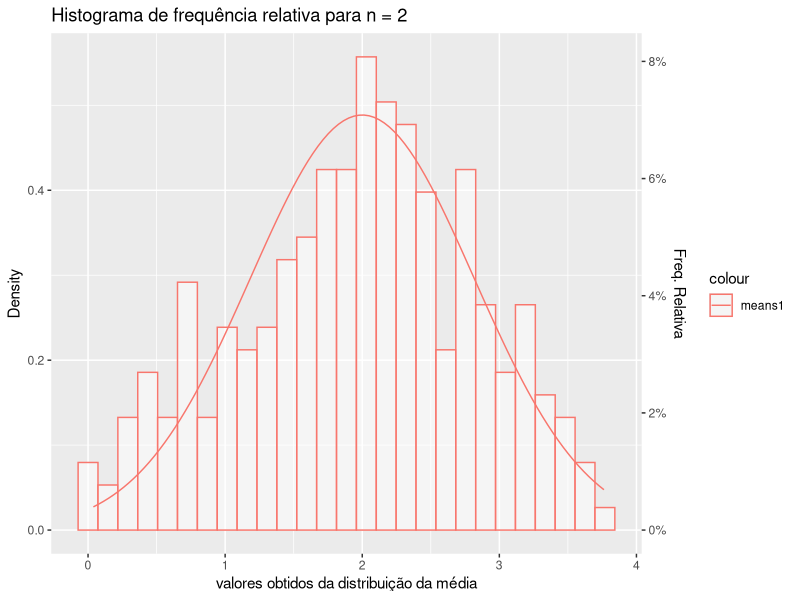
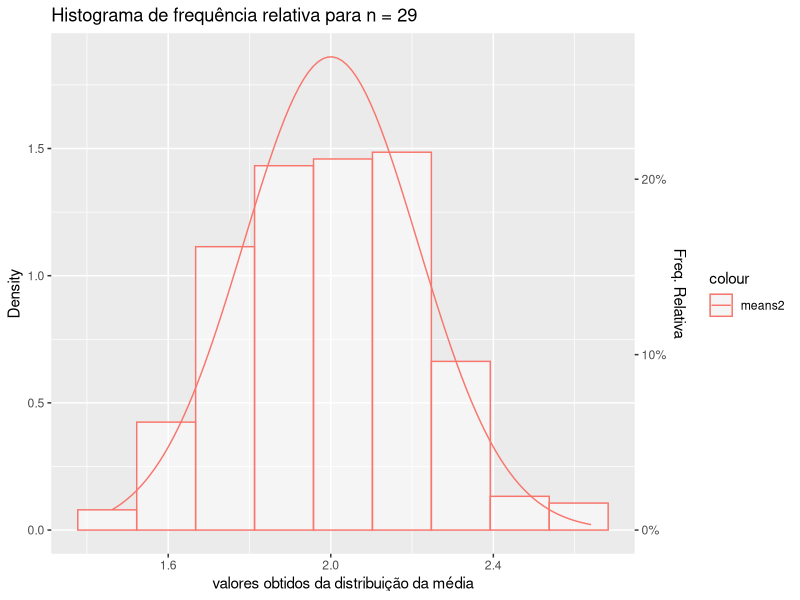
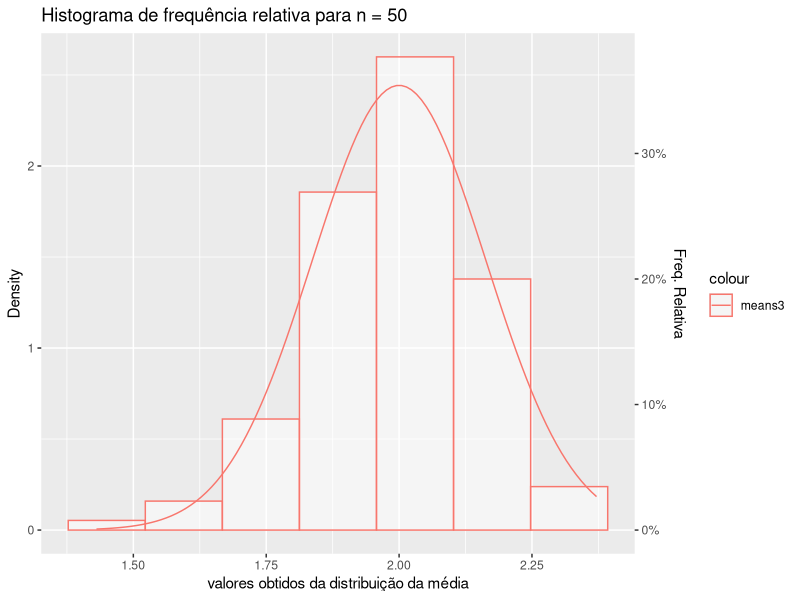

Reproduce these figures in R, in order.
library(tidyr)
library(ggplot2)
library(dplyr)

n1 = 2; n2 = 29; n3 = 50; a = 0; b = 4; seed = 678; nAmostras = 260; start = 1
expectedVal = (a + b) / 2; variance = (b - a)^2 / 12; set.seed(678)

df1 = data.frame(c(1 : nAmostras)); df2 = data.frame(c(1 : nAmostras)); df3 = data.frame(c(1 : nAmostras))
names(df1)[1] = "means1"; names(df2)[1] = "means2"; names(df3)[1] = "means3"

for(num in start : nAmostras) {
  mean1 =  mean(runif(n1,min = 0,max = 4))
  df1[num, 1] = mean1
  
  mean2 = mean(runif(n2, min = 0, max = 4))
  df2[num, 1] = mean2
  
  mean3 = mean(runif(n3, min = 0, max = 4))
  df3[num, 1] = mean3
}

hist1 = ggplot(df1, aes(means1, color = "means1"))
hist1 = hist1 + geom_histogram(aes(y = ..density..), fill="white", alpha = 0.5, binwidth = 0.145) +
        stat_function(fun = function(x) dnorm(x, mean = expectedVal, sd = sqrt(variance/n1))) +
        scale_y_continuous("Density", sec.axis = sec_axis(trans = ~ . * 0.145, name = "Freq. Relativa", labels = scales::percent))
hist1 + xlab("valores obtidos da distribuição da média") + ggtitle("Histograma de frequência relativa para n = 2")

hist2 = ggplot(df2, aes(means2, color = "means2"))
hist2 = hist2 + geom_histogram(aes(y = ..density..), fill="white", alpha=0.5, binwidth = 0.145) +
    scale_y_continuous("Density", sec.axis = sec_axis(trans = ~ . * 0.145, name = "Freq. Relativa", labels = scales::percent)) +
    stat_function(fun = function(x) dnorm(x, mean = expectedVal, sd = sqrt(variance/n2))) + ylab("Frequência Relativa")
hist2 + xlab("valores obtidos da distribuição da média") + ggtitle("Histograma de frequência relativa para n = 29")

hist3 = ggplot(df3, aes(means3, color = "means3"))
hist3 = hist3 + geom_histogram(aes(y = ..density..), fill="white", alpha=0.5, binwidth = 0.145) +
    scale_y_continuous("Density", sec.axis = sec_axis(trans = ~ . * 0.145, name = "Freq. Relativa", labels = scales::percent)) +
    stat_function(fun = function(x) dnorm(x, mean = expectedVal, sd = sqrt(variance/n3))) + ylab("Frequência Relativa")
hist3 + xlab("valores obtidos da distribuição da média") + ggtitle("Histograma de frequência relativa para n = 50")
